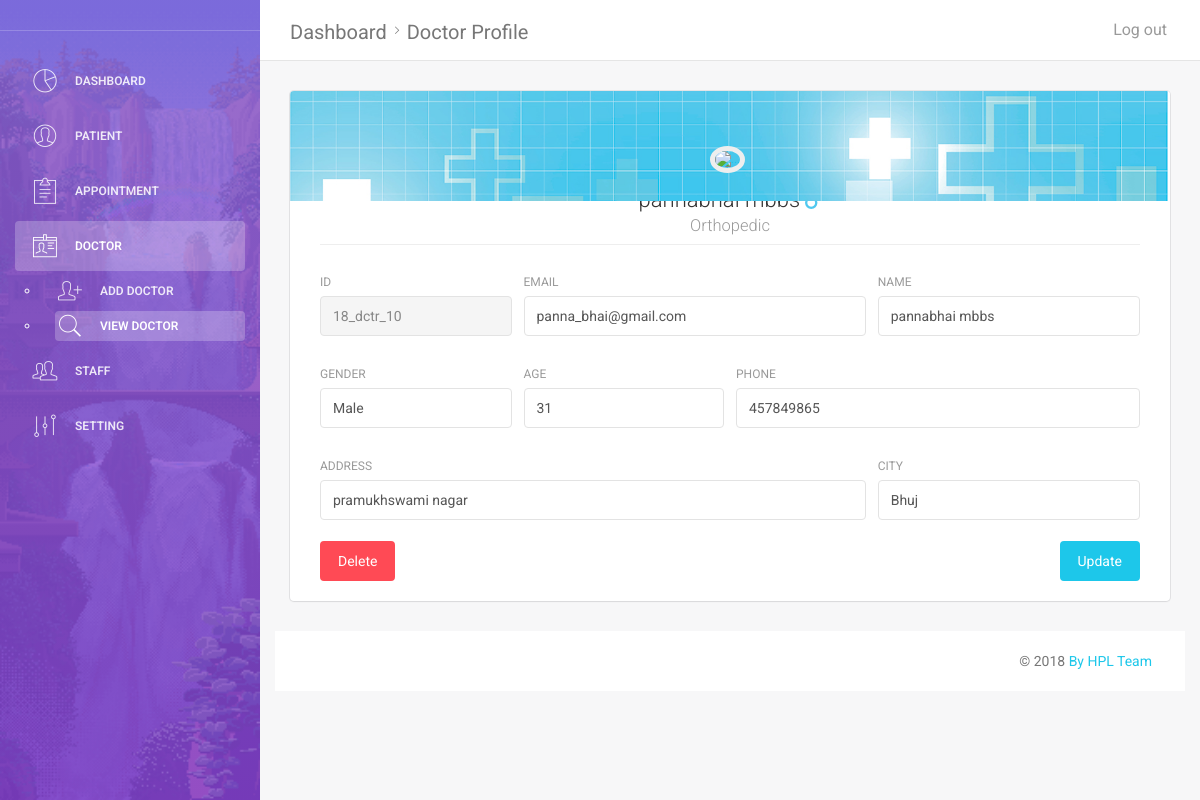
Page /view_doctor_profile.php?id=18_dctr_10 (signed in) on the committed database.
### tables this page shows
CREATE TABLE `doctor` (
  `doctor_id` varchar(15) NOT NULL,
  `doctor_name` varchar(30) NOT NULL,
  `doctor_dob` date NOT NULL,
  `doctor_gender` varchar(10) NOT NULL,
  `doctor_phone` varchar(15) NOT NULL,
  `doctor_city` varchar(20) NOT NULL,
  `doctor_address` varchar(100) NOT NULL,
  `doctor_designation` varchar(30) NOT NULL,
  `doctor_email` varchar(50) NOT NULL,
  `doctor_password` varchar(50) NOT NULL,
  `doj` timestamp(6) NOT NULL DEFAULT CURRENT_TIMESTAMP(6),
  `slot_id` varchar(10) NOT NULL,
  `doctor_exist` tinyint(1) NOT NULL
);

### view_doctor_profile.php (the view, shortened to what this page needs)
<?php
include("assets/modules/global_module.php");
if(isset($_GET["id"]))
{
    $d_id = $_GET["id"];
}
if(isset($_SESSION["admin_token"]))
{
    $admin_id = $_SESSION["admin_token"];
}
$data = mysqli_fetch_assoc(fetch_data("select * from doctor where doctor_id = '$d_id'","result"));
$age = date_diff(date_create($data["doctor_dob"]), date_create('today'))->y;
?>
<!doctype html>
<html lang="en">
<head>
    <link href="assets/css/bootstrap.min.css" rel="stylesheet" />
    <link href="assets/css/animate.min.css" rel="stylesheet"/>
    <link href="assets/css/light-bootstrap-dashboard.css?v=1.4.0" rel="stylesheet"/>
    <link href="http://maxcdn.bootstrapcdn.com/font-awesome/4.2.0/css/font-awesome.min.css" rel="stylesheet">
    <link href="assets/css/pe-icon-7-stroke.css" rel="stylesheet" />
</head>
<body>
<div class="wrapper">
    <div class="main-panel">
        <nav class="navbar navbar-default navbar-fixed">
            <div class="container-fluid">
                <div class="navbar-header">
                    <a class="navbar-brand" href="#">Dashboard<i class="pe-7s-angle-right"></i>Doctor Profile</a>
                </div>
                <div class="collapse navbar-collapse">
                    <ul class="nav navbar-nav navbar-right">
                        <li>
                            <a href="logout.php?for=<?php echo $admin_id; ?>">
                                <p>Log out</p>
                            </a>
                        </li>
                    </ul>
                </div>
            </div>
        </nav>
        <div class="content">
            <div class="container-fluid">
                <div class="row">
                    <div class="col-md-12">
                        <div class="card card-user">
                            <div class="image" >
                            </div>
                            <div class="content">
                                <div class="author">
                                    <a href="#">
                                        <img class="avatar border-gray" src="assets/img/avatars/014-man-12.png" alt="..."/  >
                                        <h4 class="title"><?php echo $data["doctor_name"]; if($data["doctor_gender"]=="Male"){ echo "&nbsp<img src='assets/img/male.png'>"; }else{ echo "&nbsp<img src='assets/img/female.png'>"; }?><br />
                                            <small><?php echo $data["doctor_designation"]; ?></small>
                                        </h4>
                                    </a>
                                </div>
                                <hr>
                                <div class="content">
                                    <form method="POST" name="admin_edit_patient">
                                        <div class="row">
                                            <div class="col-md-3">
                                                <div class="form-group">
                                                    <label>Id</label>
                                                    <input type="text" name="d_id" class="form-control" disabled value="<?php echo $data["doctor_id"]; ?>">
                                                </div>
                                            </div>
                                            <div class="col-md-5">
                                                <div class="form-group">
                                                    <label>Email</label>
                                                    <input type="email" name="d_email" class="form-control"  value="<?php echo $data["doctor_email"]; ?>">
                                                </div>
                                            </div>
                                            <div class="col-md-4">
                                                <div class="form-group">
                                                    <label >Name</label>
                                                    <input type="text" name="d_name" class="form-control"  value="<?php echo $data["doctor_name"]; ?>">
                                                </div>
                                            </div>
                                        </div>
                                        <div class="row">
                                            <div class="col-md-3">
                                                <div class="form-group">
                                                    <label>Gender</label>
                                                    <input type="text" name="d_gender" class="form-control"  value="<?php echo $data["doctor_gender"]; ?>">
                                                </div>
                                            </div>
                                            <div class="col-md-3">
                                                <div class="form-group">
                                                    <label>Age</label>
                                                    <input type="text" name="p_age" class="form-control" value="<?php echo $age ?>">
                                                </div>
                                            </div>
                                            <div class="col-md-6">
                                                <div class="form-group">
                                                    <label>Phone</label>
                                                    <input type="text" name="d_phone" class="form-control"  value="<?php echo $data["doctor_phone"]; ?>">
                                                </div>
                                            </div>
                                        </div>
                                        <div class="row">
                                            <div class="col-md-8">
                                                <div class="form-group">
                                                    <label>Address</label>
                                                    <input type="text" name="d_address" class="form-control"  value="<?php echo $data["doctor_address"]; ?>">
                                                </div>
                                            </div>
                                            <div class="col-md-4">
                                                <div class="form-group">
                                                    <label>City</label>
                                                    <input type="text" name="d_city" class="form-control"  value="<?php echo $data["doctor_city"]; ?>">
                                                </div>
                                            </div>
                                        </div>
                                        <a class="btn btn-danger btn-fill pull-left" data-toggle="modal" data-target="#myModal">
                                            Delete
                                        </a>
                                        <button type="submit" class="btn btn-info btn-fill pull-right">Update</button>
                                        <br><br>
                                    </form>
                                </div>
                            </div>
                        </div>
                    </div>
                </div>
            </div>
            <footer class="footer">
                <div class="container-fluid">
                    <p class="copyright pull-right">
                        &copy; <script>document.write(new Date().getFullYear())</script>
                        <a href="#">By HPL Team</a>
                    </p>
                </div>
            </footer>
        </div>
    </div>
</body>
</html>

### rows in the picture
doctor: doctor_designation "Orthopedic", d_id "18_dctr_10", d_email "panna_bhai@gmail.com", d_name "pannabhai mbbs", d_gender "Male", p_age "31", d_phone "457849865", d_address "pramukhswami nagar", d_city "Bhuj"
